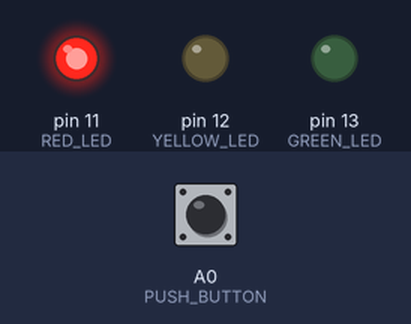
A program run on a simulated Arduino Uno, built with avr-gcc and run on an emulated ATmega328P. On the bench: output pins drawn as LEDs (lit = HIGH). The test bench sets the inputs (shaded band); at power-on: A0 (PUSH_BUTTON) LOW. What the program prints to the serial monitor is not drawn.

Above: at 1.2 s.
1.3 s: A0 (PUSH_BUTTON) pulled HIGH for 0.15 s
2.9 s: A0 (PUSH_BUTTON) driven HIGH
Timing chart, 0 to 5.9 s (numbered marks = the images above; inputs shaded):
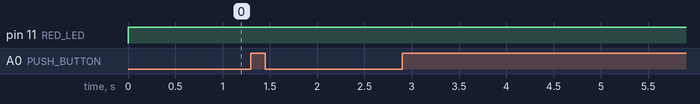

Measured:
- after the input at 1.3 s, every drawn part: stays the same
- after the input at 2.9 s, every drawn part: stays the same

The program:

main.cpp
```cpp
#include<Arduino.h>
#define RED_LED 11
#define YELLOW_LED 12
#define GREEN_LED 13
#define PUSH_BUTTON A0
#define P 5
#define MAX_DELAY 5000

int number_of_cars;
unsigned long lastCarTime = 0; // Keep track of the last car time

void setup()
{
    pinMode(RED_LED, OUTPUT);
    pinMode(YELLOW_LED, OUTPUT);
    pinMode(GREEN_LED, OUTPUT);
    pinMode(PUSH_BUTTON, INPUT);
    Serial.begin(9600);
}

void loop()
{
    digitalWrite(GREEN_LED, LOW);
    digitalWrite(YELLOW_LED, LOW);
    digitalWrite(RED_LED, HIGH);

    int button_state = digitalRead(PUSH_BUTTON);

    if (button_state == HIGH && millis() - lastCarTime >= 500) {
        // Only consider a button press if more than 0.5 second has passed since the last one
        lastCarTime = millis(); // Update the last car time
        number_of_cars++;
        Serial.print("Car Detected. Total Cars: ");
        Serial.println(number_of_cars);
    }

    // Check if no cars have been detected for the specified timeout
    if (millis() - lastCarTime >= MAX_DELAY && number_of_cars>5) {
        digitalWrite(GREEN_LED, LOW);
        digitalWrite(YELLOW_LED, HIGH);
        digitalWrite(RED_LED, LOW);
        delay(1000);

        digitalWrite(GREEN_LED, HIGH);
        digitalWrite(YELLOW_LED, LOW);
        digitalWrite(RED_LED, LOW);
        delay(100 * P * number_of_cars);
        Serial.println("Done!");
        number_of_cars = 0;
      	lastCarTime += MAX_DELAY;
    }
}
```
